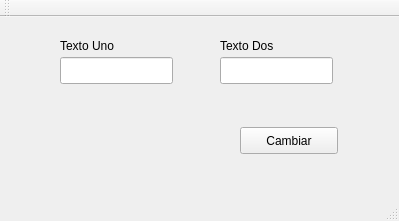
<?xml version="1.0" encoding="UTF-8"?>
<ui version="4.0">
 <class>MainWindow</class>
 <widget class="QMainWindow" name="MainWindow">
  <property name="geometry">
   <rect>
    <x>0</x>
    <y>0</y>
    <width>399</width>
    <height>221</height>
   </rect>
  </property>
  <property name="windowTitle">
   <string>MainWindow</string>
  </property>
  <widget class="QWidget" name="centralWidget">
   <widget class="QPushButton" name="pushButton">
    <property name="geometry">
     <rect>
      <x>240</x>
      <y>110</y>
      <width>98</width>
      <height>27</height>
     </rect>
    </property>
    <property name="text">
     <string>Cambiar</string>
    </property>
   </widget>
   <widget class="QLineEdit" name="txtDos">
    <property name="geometry">
     <rect>
      <x>220</x>
      <y>40</y>
      <width>113</width>
      <height>27</height>
     </rect>
    </property>
   </widget>
   <widget class="QLineEdit" name="txtUno">
    <property name="geometry">
     <rect>
      <x>60</x>
      <y>40</y>
      <width>113</width>
      <height>27</height>
     </rect>
    </property>
   </widget>
   <widget class="QLabel" name="label">
    <property name="geometry">
     <rect>
      <x>60</x>
      <y>20</y>
      <width>67</width>
      <height>17</height>
     </rect>
    </property>
    <property name="text">
     <string>Texto Uno</string>
    </property>
   </widget>
   <widget class="QLabel" name="label_2">
    <property name="geometry">
     <rect>
      <x>220</x>
      <y>20</y>
      <width>67</width>
      <height>17</height>
     </rect>
    </property>
    <property name="text">
     <string>Texto Dos</string>
    </property>
   </widget>
  </widget>
  <widget class="QMenuBar" name="menuBar">
   <property name="geometry">
    <rect>
     <x>0</x>
     <y>0</y>
     <width>399</width>
     <height>25</height>
    </rect>
   </property>
  </widget>
  <widget class="QToolBar" name="mainToolBar">
   <attribute name="toolBarArea">
    <enum>TopToolBarArea</enum>
   </attribute>
   <attribute name="toolBarBreak">
    <bool>false</bool>
   </attribute>
  </widget>
  <widget class="QStatusBar" name="statusBar"/>
 </widget>
 <layoutdefault spacing="6" margin="11"/>
 <resources/>
 <connections>
  <connection>
   <sender>pushButton</sender>
   <signal>clicked()</signal>
   <receiver>MainWindow</receiver>
   <slot>cambiarTexto()</slot>
   <hints>
    <hint type="sourcelabel">
     <x>280</x>
     <y>164</y>
    </hint>
    <hint type="destinationlabel">
     <x>163</x>
     <y>138</y>
    </hint>
   </hints>
  </connection>
 </connections>
 <slots>
  <slot>cambiarTexto()</slot>
 </slots>
</ui>
